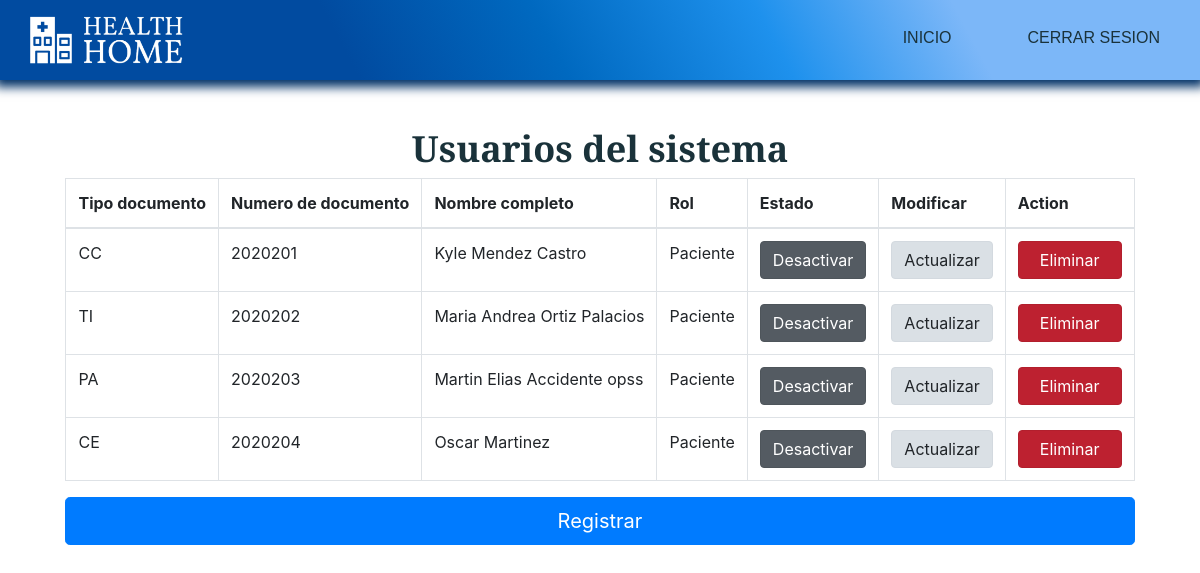
The app's page /index.php?c=Administrador&a=gestion_u with its own data.
### tables this page shows
CREATE TABLE `paciente` (
  `id_paciente` int(20) NOT NULL,
  `id_tipo_doc` varchar(5) NOT NULL,
  `num_doc_pac` varchar(20) NOT NULL,
  `nombres_pac` varchar(40) NOT NULL,
  `apellidos_pac` varchar(40) NOT NULL,
  `tel_pac` bigint(10) NOT NULL,
  `correo_pac` varchar(30) NOT NULL,
  `sexo_pac` varchar(15) NOT NULL,
  `estado_pac` tinyint(1) NOT NULL,
  `pass_pac` varchar(20) NOT NULL,
  `create_pac` datetime NOT NULL DEFAULT current_timestamp()
);

### controllers/Administrador.php (called while the page is built, shortened)
<?php
	class AdministradorController {
		public function __construct(){
			require_once "models/AdministradorModel.php";
		}
		public function gestion_u(){
			$usuarios = new Administrador_model();
			$data["pacientes"] = $usuarios->get_pacientes();
			$data["profesionales"] = $usuarios->get_profesional();
			$data["auxiliares"] = $usuarios->get_auxiliar();
			require_once "views/administrador/gestion_usuarios/gestion_usuarios.php";
		}
	}
?>

### config/database.php (called while the page is built)
<?php
	class Conectar {
		public static function conexion(){
			$conexion = mysqli_connect("localhost", "root", "", "clinica_health_home");
			return $conexion;
		}
	}
?>

### models/AdministradorModel.php (called while the page is built, shortened)
<?php
	class Administrador_model {
		private $db;
		private $paciente;
		private $profesional;
		private $auxiliar;
		public function __construct(){
			$this->db = Conectar::conexion();
			$this->paciente = array();
			$this->profesional = array();
			$this->auxiliar = array();
		}
		public function get_pacientes()
		{
			$sql = "SELECT * FROM paciente";
			$resultado = $this->db->query($sql);
			while($row = $resultado->fetch_assoc())
			{
				$this->paciente[] = $row;
			}
			return $this->paciente;
		}
    public function get_profesional()
		{
			$sql = "SELECT * FROM profesional";
			$resultado = $this->db->query($sql);
			return $this->profesional;
		}
    public function get_auxiliar()
		{
			$sql = "SELECT * FROM auxiliar";
			$resultado = $this->db->query($sql);
			return $this->auxiliar;
		}
	}
?>

### views/administrador/gestion_usuarios/gestion_usuarios.php (the view, shortened to what this page needs)
<!DOCTYPE html>
<html lang="en">
<head>
    <link rel="stylesheet" href="assets/css/estilos.css">
    <link rel="stylesheet" href="https://stackpath.bootstrapcdn.com/bootstrap/4.4.1/css/bootstrap.min.css">
    <link rel="stylesheet" type="text/css" href="https://cdn.datatables.net/v/bs4/dt-1.10.20/datatables.min.css"/>
    <link rel="stylesheet" type="text/css" href="https://cdn.datatables.net/responsive/2.2.3/css/responsive.dataTables.min.css">
</head>
<body>
    <header>
        <div class="container__menu">
            <div class="logo">
                <img src="assets/images/Logo2.png" alt="">
            </div>
            <div class="menu">
                <nav id="nav">
                    <ul>
                        <li><a href="index.php?c=Administrador&a=index">Inicio</a></li>
                        <li><a href="">Cerrar sesion</a></li>
                    </ul>
                </nav>
            </div>
        </div>
    </header>
    <main>
        <div class="container__cover">
            <div class="cover">
                <div class="caja3">
                    <h1>Usuarios del sistema</h1>
                    <div class="row">
                        <div class="col-lg-12">
                            <table id="example" class="table table-bordered  display nowrap" cellspacing="0" width="100%">
                                <thead>
                                    <tr>
                                        <th>Tipo documento</th>
                                        <th>Numero de documento</th>
                                        <th>Nombre completo</th>
                                        <th>Rol</th>
                                        <th>Estado</th>
                                        <th>Modificar</th>
                                        <th>Action</th>
                                    </tr>
                                </thead>
                                <tbody>
                                    <?php foreach ($data["pacientes"] as $dato) {
                                      if($dato["estado_pac"]==1){
                                        $url="index.php?c=Administrador&a=cambio_estado_1_pac&id=";
                                        $boton="class='btn btn-secondary active' role='button' aria-pressed='true'>Desactivar</a>";
                                      }else{
                                        $url="index.php?c=Administrador&a=cambio_estado_2_pac&id=";
                                        $boton="class='btn btn-success active' role='button' aria-pressed='true'>&nbsp&nbsp&nbspActivar&nbsp&nbsp&nbsp</a>";
                                      }
                                      echo "<tr>";
                                      echo "<td>".$dato["id_tipo_doc"]."</td>";
                                      echo "<td>".$dato["num_doc_pac"]."</td>";
                                      echo "<td>".$dato["nombres_pac"]."&nbsp".$dato["apellidos_pac"]."</td>";
                                      echo "<td> Paciente </td>";
                                      echo "<td><a href='"."$url".$dato["id_paciente"]."' ".$boton."</td>";
                                      echo "<td><a href='index.php?c=Administrador&a=actualizar_pac&id=".$dato["id_paciente"]."&t_doc=".$dato["id_tipo_doc"]."' class='btn btn-light active' role='button' aria-pressed='true'>Actualizar</a></td>";
                                      echo "<td><a href='index.php?c=Administrador&a=eliminar_pac&id=".$dato["id_paciente"]."' class='btn btn-danger active' role='button' aria-pressed='true'>&nbsp&nbspEliminar&nbsp&nbsp</a></td>";
                                      echo "</tr>";
                                    }
                                    ?>
                                </tbody>
                            </table>
                        </div>
                    </div>
                    <button id="btn1" class="btn btn-primary btn-lg btn-block">Registrar</button>
                </div>
            </div>
        </div>
    </main>
</body>
</html>

### index.php (shortened to what this page needs)
<?php
	require_once "config/database.php";
    require_once "core/routes.php";
    require_once "controllers/Administrador.php";
	if(isset($_GET['c'])){
		$controlador = cargarControlador($_GET['c']);
		if(isset($_GET['a'])){
			if(isset($_GET['id'])){
				cargarAccion($controlador, $_GET['a'], $_GET['id']);
				} else {
				cargarAccion($controlador, $_GET['a']);
			}
			} else {
			cargarAccion($controlador, ACCION_PRINCIPAL);
		}
		} else {
		$controlador = cargarControlador(CONTROLADOR_PRINCIPAL);
		$accionTmp = ACCION_PRINCIPAL;
		$controlador->$accionTmp();
	}
?>

### core/routes.php (shortened to what this page needs)
<?php
	function cargarAccion($controller, $accion, $id = null){
		if(isset($accion) && method_exists($controller, $accion)){
			if($id == null ){
				$controller->$accion();
				} else {
				$controller->$accion($id);
			}
			} else {
			$controller->ACCION_PRINCIPAL();
		}
	}
?>

### assets/css/estilos.css (style rules this page uses)
* { margin: 0; padding: 0; box-sizing: border-box; }
body { font-family: 'Montserrat', sans-serif; }
header { box-shadow: 0px 2px 10px 5px rgb(1, 48, 102); width: 100%; height: 80px; position: fixed; z-index: 1; padding: 40px; background: linear-gradient(62deg, rgba(1, 75, 160, 1) 29%, rgba(0, 105, 192, 1) 46%, rgba(30, 145, 237, 1) 64%, rgba(124, 183, 248, 1) 80%); }
.container__menu { max-width: 1200px; height: 100%; margin: auto; display: flex; justify-content: space-between; }
.logo { height: 100%; display: flex; align-items: center; }
.logo img { width: 170px; }
.menu { display: flex; align-items: center; margin-top: 11px; }
.menu ul { display: flex; }
.menu ul li { list-style: none; margin-left: 36px; }
.menu ul li a { font-family: 'Merriweather Sans', sans-serif; text-decoration: none; font-size: 16px; color: #1A323A; text-transform: uppercase; }
header nav ul li { padding: 10px 20px; -webkit-transition: all 500ms ease; -o-transition: all 500ms ease; transition: all 500ms ease; }
.container__cover { width: 100%; background-image: white; background-position: right; background-repeat: no-repeat; padding: 21px; }
.cover { max-width: 1200px; height: 100%; margin: auto; display: flex; align-items: center; justify-content: space-between; }
.row { --bs-gutter-x: 1.5rem; --bs-gutter-y: 0; display: flex; flex-wrap: wrap; margin-top: calc(-1 * var(--bs-gutter-y)); margin-right: calc(-0.5 * var(--bs-gutter-x)); margin-left: calc(-0.5 * var(--bs-gutter-x)); flex-direction: row; align-content: stretch; justify-content: center; }
.container__cover .caja3 { max-width: 100%; justify-content: center; margin-left: auto; margin-right: auto; align-content: center; align-items: center; margin-top: 106px; }
.container__cover .caja3 h1 { font-family: 'Merriweather Sans', sans-serif; font-size: 36px; font-weight: 600; text-align: center; color: #1A323A; margin-left: auto; margin-right: auto; }
@media screen and (max-width: 1700px) { .container__cover { background-position: 50%; } }
@media screen and (max-width:1200px) { header { padding: 20px; } }
@media screen and (max-width:1200px) { .container__cover { background-position: -100px; } }
table thead { background-color: white; }

### records on screen
paciente: id_tipo_doc "CC", num_doc_pac "2020201", nombres_pac "Kyle", apellidos_pac "Mendez Castro", estado_pac "Desactivar"
paciente: id_tipo_doc "TI", num_doc_pac "2020202", nombres_pac "Maria Andrea", apellidos_pac "Ortiz Palacios", estado_pac "Desactivar"
paciente: id_tipo_doc "PA", num_doc_pac "2020203", nombres_pac "Martin Elias", apellidos_pac "Accidente opss", estado_pac "Desactivar"
paciente: id_tipo_doc "CE", num_doc_pac "2020204", nombres_pac "Oscar", apellidos_pac "Martinez", estado_pac "Desactivar"
